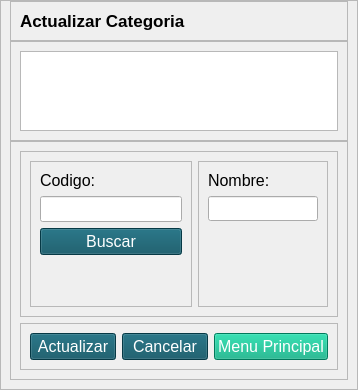
             <widget class="QWidget" name="pageD_Actualizar">
              <layout class="QHBoxLayout" name="horizontalLayout_12">
               <property name="spacing">
                <number>0</number>
               </property>
               <property name="leftMargin">
                <number>0</number>
               </property>
               <property name="topMargin">
                <number>0</number>
               </property>
               <property name="rightMargin">
                <number>0</number>
               </property>
               <property name="bottomMargin">
                <number>0</number>
               </property>
               <item>
                <widget class="QFrame" name="frame_5">
                 <property name="maximumSize">
                  <size>
                   <width>700</width>
                   <height>16777215</height>
                  </size>
                 </property>
                 <property name="font">
                  <font>
                   <pointsize>1</pointsize>
                  </font>
                 </property>
                 <property name="frameShape">
                  <enum>QFrame::StyledPanel</enum>
                 </property>
                 <property name="frameShadow">
                  <enum>QFrame::Raised</enum>
                 </property>
                 <layout class="QVBoxLayout" name="verticalLayout_12">
                  <property name="spacing">
                   <number>0</number>
                  </property>
                  <property name="topMargin">
                   <number>0</number>
                  </property>
                  <item>
                   <widget class="QFrame" name="frame_15">
                    <property name="minimumSize">
                     <size>
                      <width>0</width>
                      <height>40</height>
                     </size>
                    </property>
                    <property name="maximumSize">
                     <size>
                      <width>16777215</width>
                      <height>40</height>
                     </size>
                    </property>
                    <property name="frameShape">
                     <enum>QFrame::StyledPanel</enum>
                    </property>
                    <property name="frameShadow">
                     <enum>QFrame::Raised</enum>
                    </property>
                    <layout class="QVBoxLayout" name="verticalLayout_13">
                     <property name="spacing">
                      <number>0</number>
                     </property>
                     <property name="topMargin">
                      <number>0</number>
                     </property>
                     <property name="bottomMargin">
                      <number>0</number>
                     </property>
                     <item>
                      <widget class="QLabel" name="label_7">
                       <property name="font">
                        <font>
                         <pointsize>13</pointsize>
                         <weight>75</weight>
                         <bold>true</bold>
                        </font>
                       </property>
                       <property name="text">
                        <string>Actualizar Categoria</string>
                       </property>
                      </widget>
                     </item>
                    </layout>
                   </widget>
                  </item>
                  <item>
                   <widget class="QFrame" name="frame_16">
                    <property name="minimumSize">
                     <size>
                      <width>0</width>
                      <height>100</height>
                     </size>
                    </property>
                    <property name="maximumSize">
                     <size>
                      <width>16777215</width>
                      <height>100</height>
                     </size>
                    </property>
                    <property name="frameShape">
                     <enum>QFrame::StyledPanel</enum>
                    </property>
                    <property name="frameShadow">
                     <enum>QFrame::Raised</enum>
                    </property>
                    <layout class="QHBoxLayout" name="horizontalLayout_18">
                     <item>
                      <widget class="QTextBrowser" name="textBrowser_4"/>
                     </item>
                    </layout>
                   </widget>
                  </item>
                  <item>
                   <widget class="QFrame" name="frame_17">
                    <property name="styleSheet">
                     <string notr="true">QPushButton
{
color: rgb(255, 255, 255);
background-color: rgb(8, 80, 97);
}
QPushButton::hover
{
color: rgb(255, 255, 255);
	background-color: rgb(45, 131, 118);
}</string>
                    </property>
                    <property name="frameShape">
                     <enum>QFrame::StyledPanel</enum>
                    </property>
                    <property name="frameShadow">
                     <enum>QFrame::Raised</enum>
                    </property>
                    <layout class="QVBoxLayout" name="verticalLayout_16">
                     <item>
                      <widget class="QFrame" name="frame_11">
                       <property name="maximumSize">
                        <size>
                         <width>1000</width>
                         <height>1000</height>
                        </size>
                       </property>
                       <property name="frameShape">
                        <enum>QFrame::StyledPanel</enum>
                       </property>
                       <property name="frameShadow">
                        <enum>QFrame::Raised</enum>
                       </property>
                       <layout class="QHBoxLayout" name="horizontalLayout">
                        <item>
                         <widget class="QFrame" name="frame_22">
                          <property name="maximumSize">
                           <size>
                            <width>220</width>
                            <height>16777215</height>
                           </size>
                          </property>
                          <property name="frameShape">
                           <enum>QFrame::StyledPanel</enum>
                          </property>
                          <property name="frameShadow">
                           <enum>QFrame::Raised</enum>
                          </property>
                          <layout class="QVBoxLayout" name="verticalLayout_20">
                           <item>
                            <widget class="QLabel" name="label_18">
                             <property name="font">
                              <font>
                               <pointsize>12</pointsize>
                              </font>
                             </property>
                             <property name="text">
                              <string>Codigo: </string>
                             </property>
                             <property name="alignment">
                              <set>Qt::AlignLeading|Qt::AlignLeft|Qt::AlignVCenter</set>
                             </property>
                            </widget>
                           </item>
                           <item>
                            <widget class="QLineEdit" name="inputCodigoD">
                             <property name="font">
                              <font>
                               <pointsize>11</pointsize>
                              </font>
                             </property>
                             <property name="text">
                              <string/>
                             </property>
                            </widget>
                           </item>
                           <item>
                            <widget class="QPushButton" name="btn_insertData_7">
                             <property name="font">
                              <font>
                               <pointsize>12</pointsize>
                              </font>
                             </property>
                             <property name="text">
                              <string>Buscar</string>
                             </property>
                            </widget>
                           </item>
                           <item>
                            <spacer name="verticalSpacer_7">
                             <property name="orientation">
                              <enum>Qt::Vertical</enum>
                             </property>
                             <property name="sizeHint" stdset="0">
                              <size>
                               <width>20</width>
                               <height>40</height>
                              </size>
                             </property>
                            </spacer>
                           </item>
                          </layout>
                         </widget>
                        </item>
                        <item>
                         <widget class="QFrame" name="frame_2">
                          <property name="maximumSize">
                           <size>
                            <width>192</width>
                            <height>16777215</height>
                           </size>
                          </property>
                          <property name="frameShape">
                           <enum>QFrame::StyledPanel</enum>
                          </property>
                          <property name="frameShadow">
                           <enum>QFrame::Raised</enum>
                          </property>
                          <layout class="QVBoxLayout" name="verticalLayout_19">
                           <item>
                            <widget class="QLabel" name="label_19">
                             <property name="font">
                              <font>
                               <pointsize>12</pointsize>
                              </font>
                             </property>
                             <property name="text">
                              <string>Nombre: </string>
                             </property>
                             <property name="alignment">
                              <set>Qt::AlignLeading|Qt::AlignLeft|Qt::AlignVCenter</set>
                             </property>
                            </widget>
                           </item>
                           <item>
                            <widget class="QLineEdit" name="inputNombreD">
                             <property name="minimumSize">
                              <size>
                               <width>0</width>
                               <height>25</height>
                              </size>
                             </property>
                            </widget>
                           </item>
                           <item>
                            <widget class="QLabel" name="label_20">
                             <property name="maximumSize">
                              <size>
                               <width>16777215</width>
                               <height>0</height>
                              </size>
                             </property>
                             <property name="font">
                              <font>
                               <pointsize>12</pointsize>
                              </font>
                             </property>
                             <property name="text">
                              <string>Categoria</string>
                             </property>
                             <property name="alignment">
                              <set>Qt::AlignLeading|Qt::AlignLeft|Qt::AlignVCenter</set>
                             </property>
                            </widget>
                           </item>
                           <item>
                            <widget class="QComboBox" name="inputCargoD">
                             <property name="maximumSize">
                              <size>
                               <width>16777215</width>
                               <height>0</height>
                              </size>
                             </property>
                             <property name="font">
                              <font>
                               <pointsize>12</pointsize>
                              </font>
                             </property>
                             <item>
                              <property name="text">
                               <string>Seleccione</string>
                              </property>
                             </item>
                            </widget>
                           </item>
                           <item>
                            <widget class="QLabel" name="label_23">
                             <property name="maximumSize">
                              <size>
                               <width>16777215</width>
                               <height>0</height>
                              </size>
                             </property>
                             <property name="font">
                              <font>
                               <pointsize>12</pointsize>
                              </font>
                             </property>
                             <property name="text">
                              <string>Estado:</string>
                             </property>
                             <property name="alignment">
                              <set>Qt::AlignLeading|Qt::AlignLeft|Qt::AlignVCenter</set>
                             </property>
                            </widget>
                           </item>
                           <item>
                            <spacer name="verticalSpacer_8">
                             <property name="orientation">
                              <enum>Qt::Vertical</enum>
                             </property>
                             <property name="sizeHint" stdset="0">
                              <size>
                               <width>20</width>
                               <height>40</height>
                              </size>
                             </property>
                            </spacer>
                           </item>
                           <item>
                            <widget class="QComboBox" name="inputEstadoD">
                             <property name="maximumSize">
                              <size>
                               <width>16777215</width>
                               <height>0</height>
                              </size>
                             </property>
                             <property name="font">
                              <font>
                               <pointsize>12</pointsize>
                              </font>
                             </property>
                             <item>
                              <property name="text">
                               <string>Seleccione</string>
                              </property>
                             </item>
                             <item>
                              <property name="text">
                               <string>Activo</string>
                              </property>
                             </item>
                             <item>
                              <property name="text">
                               <string>No activo</string>
                              </property>
                             </item>
                            </widget>
                           </item>
                           <item>
                            <widget class="QLabel" name="label_21">
                             <property name="maximumSize">
                              <size>
                               <width>16777215</width>
                               <height>0</height>
                              </size>
                             </property>
                             <property name="font">
                              <font>
                               <pointsize>12</pointsize>
                              </font>
                             </property>
                             <property name="text">
                              <string>Precio:</string>
                             </property>
                             <property name="alignment">
                              <set>Qt::AlignLeading|Qt::AlignLeft|Qt::AlignVCenter</set>
                             </property>
                            </widget>
                           </item>
                           <item>
                            <widget class="QLineEdit" name="inputClaveD">
                             <property name="maximumSize">
                              <size>
                               <width>16777215</width>
                               <height>0</height>
                              </size>
                             </property>
                            </widget>
                           </item>
                          </layout>
                         </widget>
                        </item>
                       </layout>
                      </widget>
                     </item>
                     <item>
                      <widget class="QFrame" name="frame_28">
                       <property name="minimumSize">
                        <size>
                         <width>0</width>
                         <height>0</height>
                        </size>
                       </property>
                       <property name="maximumSize">
                        <size>
                         <width>1000</width>
                         <height>1000</height>
                        </size>
                       </property>
                       <property name="frameShape">
                        <enum>QFrame::StyledPanel</enum>
                       </property>
                       <property name="frameShadow">
                        <enum>QFrame::Raised</enum>
                       </property>
                       <layout class="QHBoxLayout" name="horizontalLayout_2">
                        <item>
                         <widget class="QPushButton" name="btnActualizarD">
                          <property name="font">
                           <font>
                            <pointsize>12</pointsize>
                           </font>
                          </property>
                          <property name="text">
                           <string>Actualizar</string>
                          </property>
                         </widget>
                        </item>
                        <item>
                         <widget class="QPushButton" name="btnCancelarD">
                          <property name="font">
                           <font>
                            <pointsize>12</pointsize>
                           </font>
                          </property>
                          <property name="text">
                           <string>Cancelar</string>
                          </property>
                         </widget>
                        </item>
                        <item>
                         <widget class="QPushButton" name="btnXCerrarD">
                          <property name="font">
                           <font>
                            <pointsize>12</pointsize>
                           </font>
                          </property>
                          <property name="styleSheet">
                           <string notr="true">QPushButton
{
color: rgb(255, 255, 255);
background-color: rgb(0, 170, 127);

}
QPushButton::hover
{
color: rgb(255, 255, 255);
background-color: rgb(8, 80, 97);
}</string>
                          </property>
                          <property name="text">
                           <string>Menu Principal</string>
                          </property>
                         </widget>
                        </item>
                       </layout>
                      </widget>
                     </item>
                    </layout>
                   </widget>
                  </item>
                 </layout>
                </widget>
               </item>
              </layout>
             </widget>
